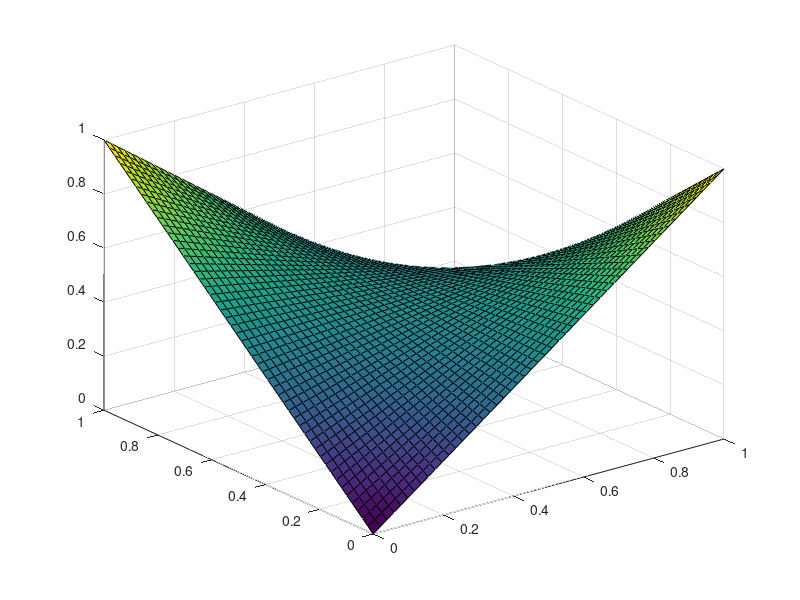

Source code (MATLAB):
load n_50

n = 50;

x = zeros(n*n, 1); % 初期状態の設定

maxit = 2000; % 最大反復回数
tol = 1e-04; % 判定条件

r = b - A*x;
p = r;

for i = 1:maxit
    v = 0;
    Ap = A*p;
    alpha = dot(p,r)/dot(p,Ap);
    x = x + alpha*p;
    r = r - alpha*Ap;
    beta = -dot(r,Ap)/dot(p,Ap);
    p = r + beta*p;
    v = norm(r);
    if v < tol
        break;
    end
end

X = reshape(x,[n,n]);

u = zeros(n+2,n+2);
% 境界条件の設定
u(:,1) = linspace(0,1,n+2);
u(:,n+2) = linspace(1,0,n+2);
u(1,:) = linspace(0,1,n+2);
u(n+2,:) = linspace(1,0,n+2);

for i = 2:n+1
    for j = 2:n+1
        u(i,j) = X(i-1, j-1);
    end
end

x = linspace(0, 1, n+2);
y = linspace(0, 1, n+2);

surf(x, y, u);

